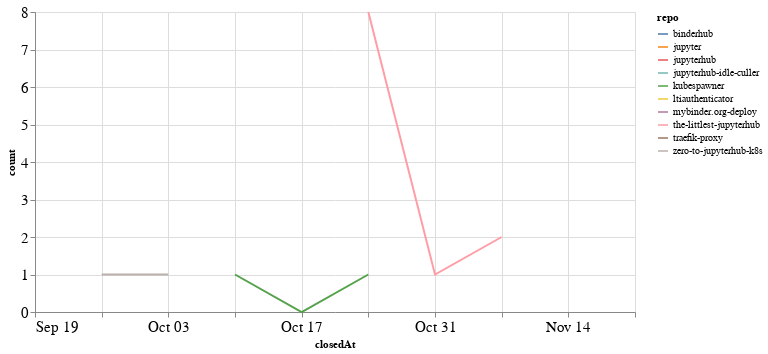

Write notebook code for a chart like this one.
### Code cell
closed_by_time = closed_by.groupby('repo').resample('W', on='closedAt').count()['author'].reset_index()
closed_by_time = closed_by_time.rename(columns={'author': 'count'})

alt.Chart(closed_by_time, width=600).mark_line().encode(
    x='closedAt',
    y='count',
    color='repo',
    tooltip="repo"
)

### Figure 1 — Vega-Lite specification as saved in the notebook (floating-point values rounded to 4 significant figures)
{"config": {"axisLeft": {"labelFontSize": 15}, "axisBottom": {"labelFontSize": 15}}, "data": {"name": "data-cd09c4baaafb4352c52765b167799226"}, "mark": "line", "encoding": {"color": {"type": "nominal", "field": "repo"}, "tooltip": {"type": "nominal", "field": "repo"}, "x": {"type": "temporal", "field": "closedAt"}, "y": {"type": "quantitative", "field": "count"}}, "width": 600, "$schema": "https://vega.github.io/schema/vega-lite/v4.8.1.json", "datasets": {"data-cd09c4baaafb4352c52765b167799226": [{"repo": "binderhub", "closedAt": "2021-09-19T00:00:00", "count": 2}, {"repo": "jupyter", "closedAt": "2021-11-14T00:00:00", "count": 5}, {"repo": "jupyterhub", "closedAt": "2021-11-21T00:00:00", "count": 1}, {"repo": "jupyterhub-idle-culler", "closedAt": "2021-09-26T00:00:00", "count": 1}, {"repo": "kubespawner", "closedAt": "2021-10-10T00:00:00", "count": 1}, {"repo": "kubespawner", "closedAt": "2021-10-17T00:00:00", "count": 0}, {"repo": "kubespawner", "closedAt": "2021-10-24T00:00:00", "count": 1}, {"repo": "ltiauthenticator", "closedAt": "2021-11-21T00:00:00", "count": 1}, {"repo": "mybinder.org-deploy", "closedAt": "2021-10-24T00:00:00", "count": 1}, {"repo": "the-littlest-jupyterhub", "closedAt": "2021-10-24T00:00:00", "count": 8}, {"repo": "the-littlest-jupyterhub", "closedAt": "2021-10-31T00:00:00", "count": 1}, {"repo": "the-littlest-jupyterhub", "closedAt": "2021-11-07T00:00:00", "count": 2}, {"repo": "traefik-proxy", "closedAt": "2021-10-24T00:00:00", "count": 3}, {"repo": "zero-to-jupyterhub-k8s", "closedAt": "2021-09-26T00:00:00", "count": 1}, {"repo": "zero-to-jupyterhub-k8s", "closedAt": "2021-10-03T00:00:00", "count": 1}]}}
